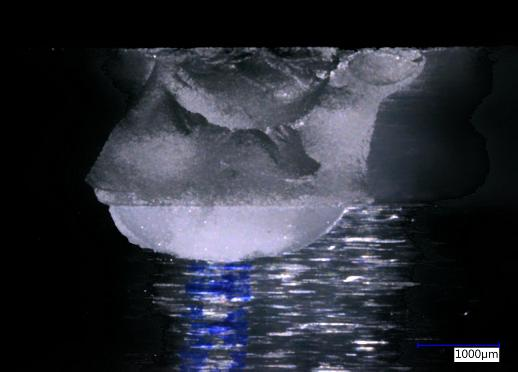
%> input picture octave/image segmentation/image.jpg, 518 x 372 px
$ octave seg.m   (GNU Octave 9; MATLAB toolbox functions it lacks are replaced by stand-ins)
%> lines starting %> are read from the running program, lines starting %| are printed output that depends on the picture; in (x1, y1, x2, y2) boxes, pixels count from 0 and x2, y2 are one past the last pixel; in counts of white or black regions, pixels touching at a corner belong together; the program's own positions count from 1
% Read the image
imageFile = 'image.jpg';
image = imread(imageFile);
%> image is the input picture: size 372x518x3 uint8; mean R, G, B 43.7, 46.2, 55.5

imshow(image);
pause;

% Select the green channel
% Note: There is no need to convert the image to gray as it is almost gray already
image = image(:, :, 2);
%> image: size 372x518 uint8

imshow(image);
pause;

% Convert to double: required if you use Octave
im2double(image);

imshow(image);
pause;

% Resize the image to the 1/4th size
image = imresize(image, 0.25);
%> image: size 93x130 uint8

imshow(image);
pause;

% Some noise smoothing
image = imsmooth(image, 'Gaussian', 1.00);
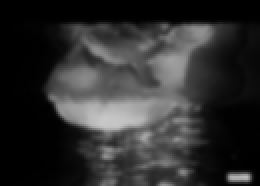
%> image: size 93x130 uint8 (shown 2 times larger); min 0, max 199, mean 46.2


% Create an accumulator to store maximum filter response
accum = zeros(size(image));

% Create kernels of different widths
for w = 0 : 4
  % Create the current kernel
  kernel = double([-1; zeros(w, 1); 2; zeros(w, 1); -1]);

  % Calculate absolute response
  response = abs(conv2(image, kernel,  'same'));

  % Store the maximum filter response in the accumulator
  accum = max(accum, response);
end
%> this loop made 5 passes
%> pass 1, `response = abs(conv2(image, kernel,  'same'));`:
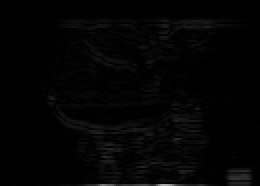
%> response: size 93x130 double (shown 2 times larger); min 0, max 171, mean 3.6
%> after the loop:
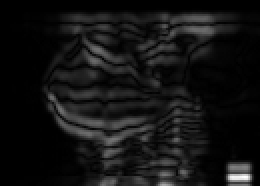
%> accum: size 93x130 double (shown 2 times larger); min 0, max 370, mean 28.1; drawn with min black and max white

imshow(image);
pause;

% Smoothen the result by median filtering
accum = medfilt2(accum, [17, 17]);
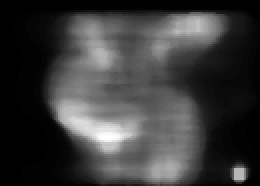
%> accum: size 93x130 double (shown 2 times larger); min 0, max 88, mean 20.5; drawn with min black and max white

% Thresholding can be improved later, now use a fixed one
binary = accum > 22;
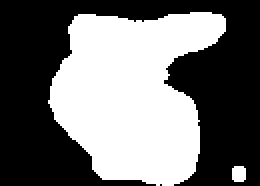
%> binary: size 93x130 logical (shown 2 times larger); 44.1% white; 2 white regions, box (x1, y1, x2, y2) and area: (24, 6, 113, 93) 5277, (116, 83, 123, 91) 52

% Median filter again for noise and shape smoothing
binary = medfilt2(binary, [17, 17]);
%> binary: size 93x130 logical; 42.8% white; 1 white region, box (x1, y1, x2, y2) and area: (25, 6, 111, 92) 5175

imshow(image);
pause;


% Apply morphological operations to remove thin regions
binary = imerode(binary, ones(17));
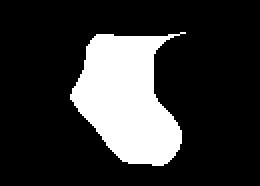
%> binary: size 93x130 logical (shown 2 times larger); 20.4% white; 1 white region, box (x1, y1, x2, y2) and area: (35, 16, 93, 83) 2469
binary = imdilate(binary, ones(13));
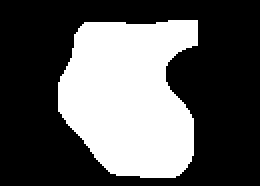
%> binary: size 93x130 logical (shown 2 times larger); 35.5% white; 1 white region, box (x1, y1, x2, y2) and area: (29, 10, 99, 89) 4293

imshow(image);
pause;
